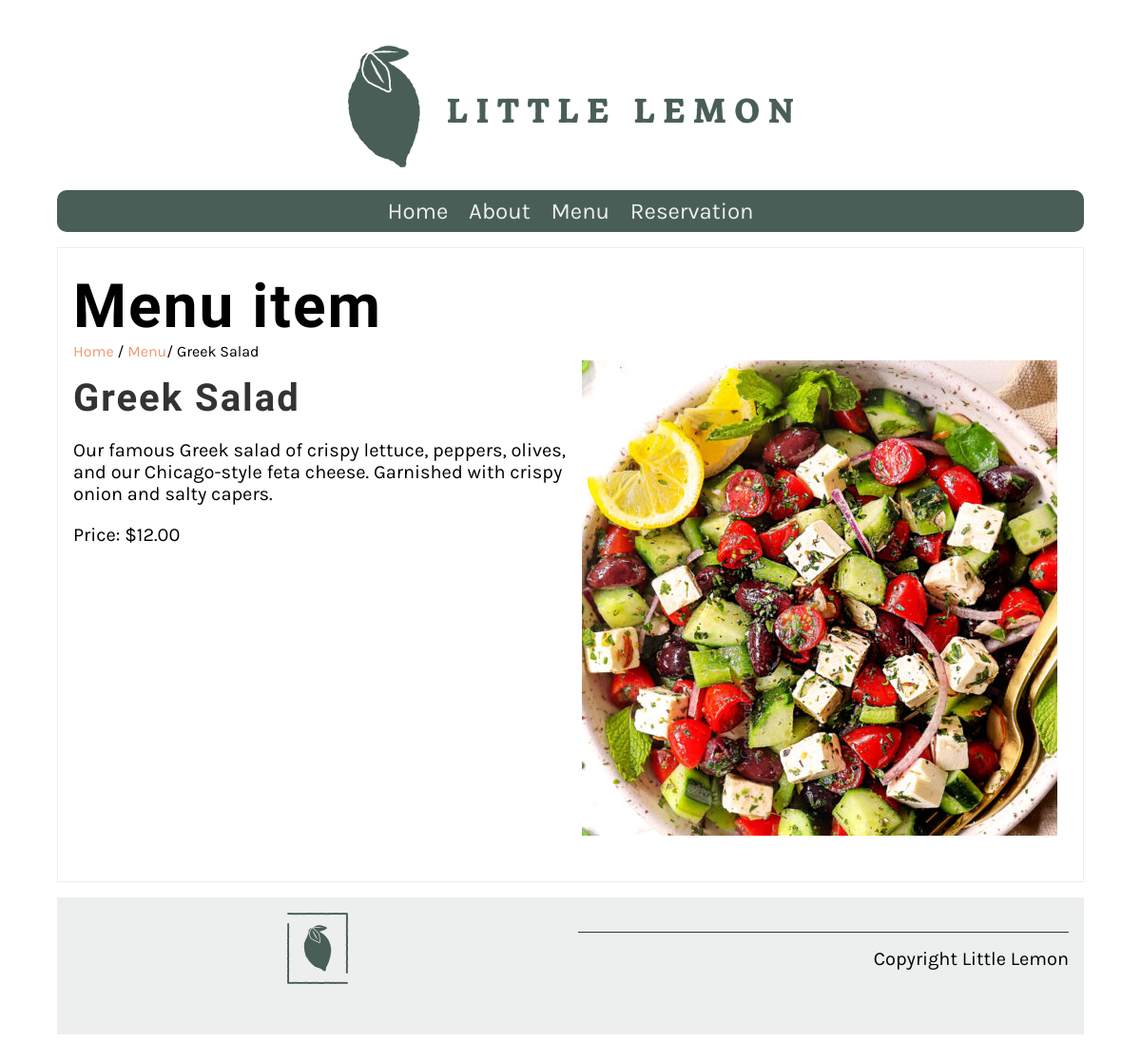
/menu_item/1, run on the app's committed database.
### myapp/models.py (models this page shows, shortened)
class Menu(models.Model):
    name=models.CharField(max_length=200)
    price=models.IntegerField()
    menu_item_description=models.TextField(max_length=1000,default="")
    menu_item_img=models.ImageField(null=True,blank=True,upload_to="images/")

### myapp/views.py (the view)
# urls.py: path('menu_item/<int:id>', views.display_menu_items, name="menu_item"),
def display_menu_items(request,id=None):
  if (id):
    menu_item=Menu.objects.get(id=id)
  else:
     menu_item=""
  return render(request,'menu_item.html',{"menu_item": menu_item})

### myapp/templates/menu_item.html
{% extends 'base.html' %}
{% load static %}
{% block content %}
<section>
    <article>
        <h1>Menu item</h1>
        <span>
            <a href="{% url 'home' %}">Home</a> /
            <a href="{% url 'menu' %}">Menu</a>/
            {{menu_item.name}}
        </span>
        <div class="row">
            <div class="column">
                <h2>
                {{menu_item.name}}
        </h2>
                <p>
                    {{menu_item.menu_item_description}}
                </p>
                <p>
                    Price: ${{ menu_item.price }}.00
                </p>
            </div>
            <div class="column">
            {% if menu_item.menu_item_img %}
            <img src="{{menu_item.menu_item_img.url}}">
            {% endif %}
            </div>
        </div>
    </article>
</section>
{% endblock %}

### myapp/static/myapp/style.css (style rules this page uses)
body { font-family: 'Karla', sans-serif; margin-top: 3rem; margin-bottom: 3rem; margin-left: 5%; margin-right: 5%; }
h1, h2, h3, h4, h5, h6 { font-family: 'Markazi Text', serif; letter-spacing: 2px;; }
h1 { font-size: 4rem; margin-top: 1.5rem; margin-bottom: 0; }
h2 { font-size: 2.5rem; color: #333333; margin:1rem 0; }
p, ul { font-size: 1.25rem;; }
a { color: #EE9972; text-decoration: none; }
header img { display: block; margin-left: auto; margin-right: auto; max-width: 100%; height: auto; }
section { display: flex; gap: 2rem 1rem; margin-top: 1rem; margin-bottom: 1rem; flex-direction: row; }
article { flex:1; }
article img { max-width: 100%; }
main article { border: 1px solid #EDEFEE; padding-left: 1rem; padding-right: 1rem; }
.row { display: flex; flex-direction: row; width: 100%; padding-bottom: 1rem; }
.column { flex-basis: 50%; margin-bottom: 1rem; padding-bottom: 1rem; }

### data on the page
Menu: name "Greek Salad", menu_item_description "Our famous Greek salad of crispy lettuce, peppers, olives, and our Chicago-style feta cheese. Garnished with crispy onion and salty capers.", price "12", menu_item_img (picture)
